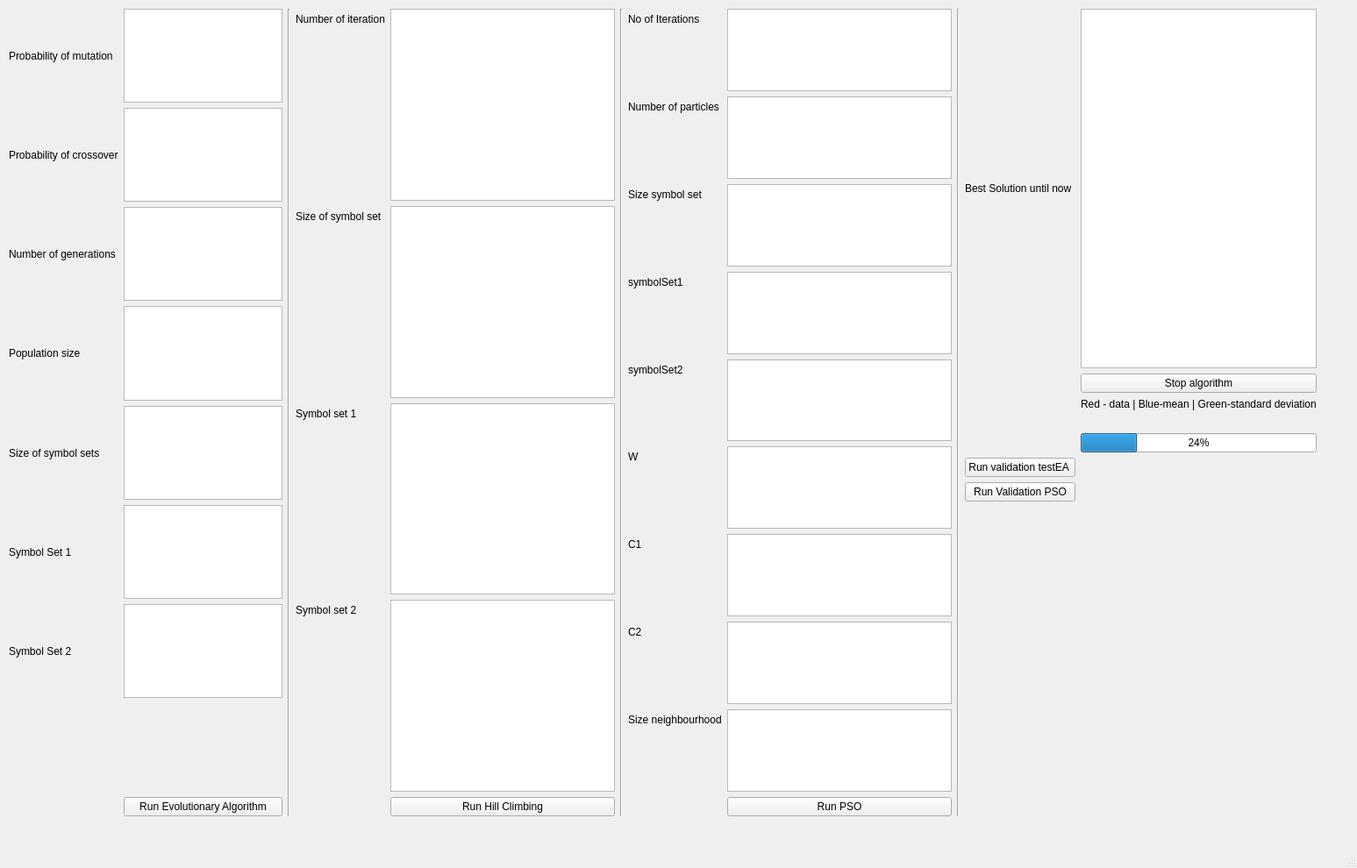
<?xml version="1.0" encoding="UTF-8"?>
<ui version="4.0">
 <class>MainWindow</class>
 <widget class="QMainWindow" name="MainWindow">
  <property name="geometry">
   <rect>
    <x>0</x>
    <y>0</y>
    <width>1547</width>
    <height>990</height>
   </rect>
  </property>
  <property name="windowTitle">
   <string>MainWindow</string>
  </property>
  <widget class="QWidget" name="centralwidget">
   <widget class="QWidget" name="horizontalLayoutWidget">
    <property name="geometry">
     <rect>
      <x>10</x>
      <y>10</y>
      <width>1491</width>
      <height>921</height>
     </rect>
    </property>
    <layout class="QHBoxLayout" name="horizontalLayout_2">
     <item>
      <layout class="QVBoxLayout" name="verticalLayout_2">
       <item>
        <layout class="QHBoxLayout" name="horizontalLayout_4">
         <item>
          <layout class="QGridLayout" name="gridLayout">
           <item row="0" column="2">
            <widget class="QTextEdit" name="mutationTextEdit">
             <property name="sizeAdjustPolicy">
              <enum>QAbstractScrollArea::AdjustToContents</enum>
             </property>
            </widget>
           </item>
           <item row="1" column="2">
            <widget class="QTextEdit" name="crossoverTextEdit">
             <property name="sizeAdjustPolicy">
              <enum>QAbstractScrollArea::AdjustToContents</enum>
             </property>
            </widget>
           </item>
           <item row="5" column="2">
            <widget class="QTextEdit" name="symbolSet1TextEdit">
             <property name="sizeAdjustPolicy">
              <enum>QAbstractScrollArea::AdjustToContents</enum>
             </property>
            </widget>
           </item>
           <item row="4" column="0">
            <widget class="QLabel" name="label_5">
             <property name="text">
              <string>Size of symbol sets</string>
             </property>
            </widget>
           </item>
           <item row="2" column="0">
            <widget class="QLabel" name="label_4">
             <property name="text">
              <string>Number of generations</string>
             </property>
            </widget>
           </item>
           <item row="6" column="2">
            <widget class="QTextEdit" name="symbolSet2TextEdit">
             <property name="sizeAdjustPolicy">
              <enum>QAbstractScrollArea::AdjustToContents</enum>
             </property>
            </widget>
           </item>
           <item row="8" column="0">
            <spacer name="verticalSpacer_9">
             <property name="orientation">
              <enum>Qt::Vertical</enum>
             </property>
             <property name="sizeHint" stdset="0">
              <size>
               <width>20</width>
               <height>40</height>
              </size>
             </property>
            </spacer>
           </item>
           <item row="1" column="0">
            <widget class="QLabel" name="label_3">
             <property name="text">
              <string>Probability of crossover</string>
             </property>
            </widget>
           </item>
           <item row="5" column="0">
            <widget class="QLabel" name="label_7">
             <property name="text">
              <string>Symbol Set 1</string>
             </property>
            </widget>
           </item>
           <item row="0" column="0">
            <widget class="QLabel" name="label">
             <property name="text">
              <string>Probability of mutation</string>
             </property>
            </widget>
           </item>
           <item row="8" column="2">
            <spacer name="verticalSpacer_8">
             <property name="orientation">
              <enum>Qt::Vertical</enum>
             </property>
             <property name="sizeHint" stdset="0">
              <size>
               <width>20</width>
               <height>40</height>
              </size>
             </property>
            </spacer>
           </item>
           <item row="3" column="0">
            <widget class="QLabel" name="label_2">
             <property name="text">
              <string>Population size</string>
             </property>
            </widget>
           </item>
           <item row="3" column="2">
            <widget class="QTextEdit" name="populationSizeTextEdit">
             <property name="sizeAdjustPolicy">
              <enum>QAbstractScrollArea::AdjustToContents</enum>
             </property>
            </widget>
           </item>
           <item row="10" column="2">
            <widget class="QPushButton" name="runButton">
             <property name="text">
              <string>Run Evolutionary Algorithm</string>
             </property>
            </widget>
           </item>
           <item row="6" column="0">
            <widget class="QLabel" name="label_8">
             <property name="text">
              <string>Symbol Set 2</string>
             </property>
            </widget>
           </item>
           <item row="4" column="2">
            <widget class="QTextEdit" name="symbolSetSizeTextEdit">
             <property name="sizeAdjustPolicy">
              <enum>QAbstractScrollArea::AdjustToContents</enum>
             </property>
            </widget>
           </item>
           <item row="2" column="2">
            <widget class="QTextEdit" name="numberOfGenerationsTextEdit">
             <property name="sizeAdjustPolicy">
              <enum>QAbstractScrollArea::AdjustToContents</enum>
             </property>
            </widget>
           </item>
          </layout>
         </item>
        </layout>
       </item>
      </layout>
     </item>
     <item>
      <widget class="Line" name="line">
       <property name="orientation">
        <enum>Qt::Vertical</enum>
       </property>
      </widget>
     </item>
     <item>
      <layout class="QFormLayout" name="formLayout">
       <item row="0" column="0">
        <widget class="QLabel" name="label_9">
         <property name="text">
          <string>Number of iteration</string>
         </property>
        </widget>
       </item>
       <item row="0" column="1">
        <widget class="QPlainTextEdit" name="iterationsTextField"/>
       </item>
       <item row="5" column="1">
        <widget class="QPushButton" name="runHillButton">
         <property name="text">
          <string>Run Hill Climbing</string>
         </property>
        </widget>
       </item>
       <item row="2" column="0">
        <widget class="QLabel" name="label_10">
         <property name="text">
          <string>Size of symbol set</string>
         </property>
        </widget>
       </item>
       <item row="2" column="1">
        <widget class="QPlainTextEdit" name="sizeSymbolSetHillTextEdit"/>
       </item>
       <item row="3" column="1">
        <widget class="QTextEdit" name="symbolSet1HillTextEdit"/>
       </item>
       <item row="4" column="1">
        <widget class="QPlainTextEdit" name="symbolSet2HillTextEdit"/>
       </item>
       <item row="3" column="0">
        <widget class="QLabel" name="label_11">
         <property name="text">
          <string>Symbol set 1</string>
         </property>
        </widget>
       </item>
       <item row="4" column="0">
        <widget class="QLabel" name="label_12">
         <property name="text">
          <string>Symbol set 2</string>
         </property>
        </widget>
       </item>
      </layout>
     </item>
     <item>
      <widget class="Line" name="line_3">
       <property name="orientation">
        <enum>Qt::Vertical</enum>
       </property>
      </widget>
     </item>
     <item>
      <layout class="QFormLayout" name="formLayout_2">
       <item row="0" column="0">
        <widget class="QLabel" name="label_14">
         <property name="text">
          <string>No of Iterations</string>
         </property>
        </widget>
       </item>
       <item row="0" column="1">
        <widget class="QTextEdit" name="psoIterationsText"/>
       </item>
       <item row="1" column="0">
        <widget class="QLabel" name="label_15">
         <property name="text">
          <string>Number of particles</string>
         </property>
        </widget>
       </item>
       <item row="1" column="1">
        <widget class="QTextEdit" name="psoParticlesText"/>
       </item>
       <item row="2" column="0">
        <widget class="QLabel" name="label_23">
         <property name="text">
          <string>Size symbol set</string>
         </property>
        </widget>
       </item>
       <item row="2" column="1">
        <widget class="QPlainTextEdit" name="psoSizeSSymbolSet"/>
       </item>
       <item row="3" column="0">
        <widget class="QLabel" name="label_17">
         <property name="text">
          <string>symbolSet1</string>
         </property>
        </widget>
       </item>
       <item row="3" column="1">
        <widget class="QPlainTextEdit" name="psoSymbolSet1"/>
       </item>
       <item row="4" column="0">
        <widget class="QLabel" name="label_18">
         <property name="text">
          <string>symbolSet2</string>
         </property>
        </widget>
       </item>
       <item row="4" column="1">
        <widget class="QPlainTextEdit" name="psoSymbolSet2"/>
       </item>
       <item row="5" column="0">
        <widget class="QLabel" name="label_19">
         <property name="text">
          <string>W</string>
         </property>
        </widget>
       </item>
       <item row="5" column="1">
        <widget class="QPlainTextEdit" name="psoWText"/>
       </item>
       <item row="6" column="0">
        <widget class="QLabel" name="label_20">
         <property name="text">
          <string>C1</string>
         </property>
        </widget>
       </item>
       <item row="6" column="1">
        <widget class="QPlainTextEdit" name="psoC1Text"/>
       </item>
       <item row="7" column="0">
        <widget class="QLabel" name="label_21">
         <property name="text">
          <string>C2</string>
         </property>
        </widget>
       </item>
       <item row="7" column="1">
        <widget class="QPlainTextEdit" name="psoC2Text"/>
       </item>
       <item row="8" column="0">
        <widget class="QLabel" name="label_22">
         <property name="text">
          <string>Size neighbourhood</string>
         </property>
        </widget>
       </item>
       <item row="8" column="1">
        <widget class="QPlainTextEdit" name="psoNeighbourhoodSizeText"/>
       </item>
       <item row="9" column="1">
        <widget class="QPushButton" name="pushButton_2">
         <property name="text">
          <string>Run PSO</string>
         </property>
        </widget>
       </item>
      </layout>
     </item>
     <item>
      <widget class="Line" name="line_4">
       <property name="orientation">
        <enum>Qt::Vertical</enum>
       </property>
      </widget>
     </item>
     <item>
      <layout class="QGridLayout" name="gridLayout_2">
       <item row="0" column="0">
        <widget class="QLabel" name="solutionLabel">
         <property name="text">
          <string>Best Solution until now</string>
         </property>
        </widget>
       </item>
       <item row="0" column="2">
        <widget class="QPlainTextEdit" name="bestSolutionUntilNowTextEdit">
         <property name="sizeAdjustPolicy">
          <enum>QAbstractScrollArea::AdjustToContentsOnFirstShow</enum>
         </property>
        </widget>
       </item>
       <item row="3" column="2">
        <widget class="QLabel" name="label_13">
         <property name="text">
          <string>Red - data | Blue-mean | Green-standard deviation</string>
         </property>
        </widget>
       </item>
       <item row="8" column="2">
        <layout class="QVBoxLayout" name="layoutPlot"/>
       </item>
       <item row="1" column="2">
        <widget class="QPushButton" name="stopButton">
         <property name="text">
          <string>Stop algorithm</string>
         </property>
        </widget>
       </item>
       <item row="8" column="0">
        <layout class="QVBoxLayout" name="verticalLayout">
         <item>
          <widget class="QPushButton" name="validationButton">
           <property name="text">
            <string>Run validation testEA </string>
           </property>
          </widget>
         </item>
         <item>
          <widget class="QPushButton" name="pushButton">
           <property name="text">
            <string>Run Validation PSO</string>
           </property>
          </widget>
         </item>
         <item>
          <spacer name="verticalSpacer">
           <property name="orientation">
            <enum>Qt::Vertical</enum>
           </property>
           <property name="sizeHint" stdset="0">
            <size>
             <width>20</width>
             <height>40</height>
            </size>
           </property>
          </spacer>
         </item>
        </layout>
       </item>
       <item row="6" column="2">
        <widget class="QProgressBar" name="progressBar">
         <property name="value">
          <number>24</number>
         </property>
        </widget>
       </item>
       <item row="5" column="2">
        <widget class="QLabel" name="loadingLabel">
         <property name="text">
          <string/>
         </property>
        </widget>
       </item>
      </layout>
     </item>
    </layout>
   </widget>
  </widget>
  <widget class="QMenuBar" name="menubar">
   <property name="geometry">
    <rect>
     <x>0</x>
     <y>0</y>
     <width>1547</width>
     <height>21</height>
    </rect>
   </property>
  </widget>
  <widget class="QStatusBar" name="statusbar"/>
 </widget>
 <resources/>
 <connections/>
</ui>
